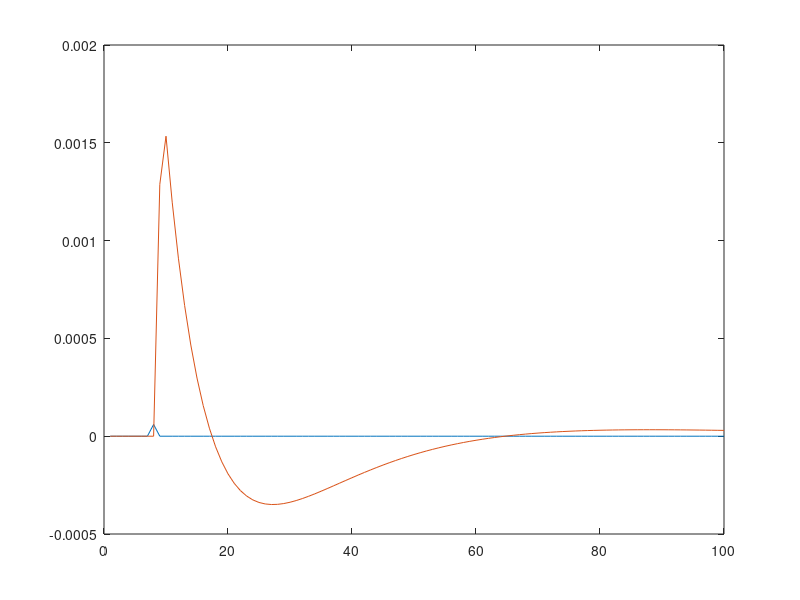

Write MATLAB code to recreate this figure.
load('model.mat');

t = zeros(length(coldamp_signal), 1);

t(62) = 6e-5;


y = coldamp_signal(1:8:800);
x = t(1:8:800);
x(8) = 6e-5;


plot(x)
hold on
plot(y)
